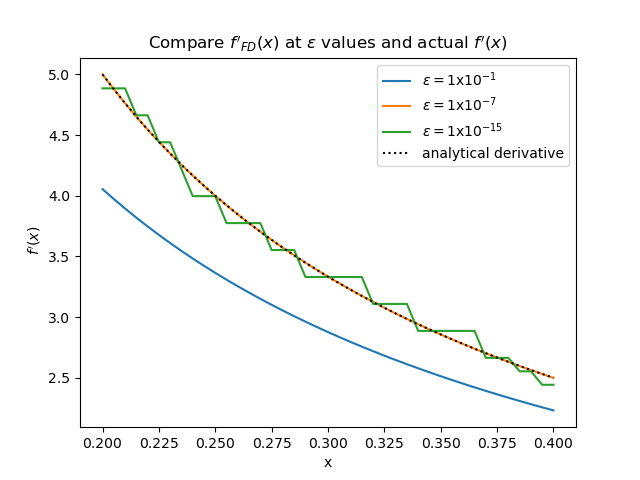

Write Python code to recreate this figure.
#!/usr/bin/env python3
# File       : P3.py
# Description: Numerical approximation closures
# Copyright 2022 Harvard University. All Rights Reserved.
import numpy as np
import matplotlib.pyplot as plt


def approximate(f,eps):
    def closure(x):
        x = (f(x+eps)-f(x))/eps
        return x
    return closure


if __name__ == "__main__":
    x = np.arange(4,8.1,.1)/20
    eps = [1*10**-1,1*10**-7,1*10**-15]
    # I would have made this a loop for each eps value if we didn't have to change the line type in our plot. Since we do, I chose to do the 3 types separately, since I believe a loop would have made it more complicated
    approx1 = approximate(np.log,eps[0])(x)
    approx2 = approximate(np.log,eps[1])(x)
    approx3 = approximate(np.log,eps[2])(x)
    
    actual = 1/x
    
    plt.plot(x,approx1,label='$ \epsilon = 1$x$10^{-1} $')
    plt.plot(x,approx2,label='$ \epsilon = 1$x$10^{-7} $')
    plt.plot(x,approx3,label='$ \epsilon = 1$x$10^{-15} $')
    
    plt.plot(x,actual,label='analytical derivative',linestyle=':',color='black')
    plt.title("Compare $ f'_{FD}(x) $ at $\epsilon$ values and actual $f'(x) $")
    plt.xlabel('x')
    plt.ylabel(" $f'(x) $")
    plt.legend()
    plt.savefig('P3.png')
    
    wordsi = str(f"epsilon = {1*10**-7} most closely approximates the true derivative. \nFor values of epsilon that are too small, the line is not smooth due to precision errors. I think this is a result of rounding, and not using exact numbers. \nFor values of epsilon that are too large, the approximation is not close enough to be very accurate.")
    answeri = str('Answer to Q-i: \n' + wordsi)
    print(answeri)
    wordsii = str(f"By using the chain rule and breaking down the function into smaller derivatives that it can compute accurately, automatic differentiation is able to solve these problems without having to round results or make approximations.")
    answerii = str('\nAnswer to Q-ii: \n' + wordsii)
    print(answerii)
    
    plt.show()
    
